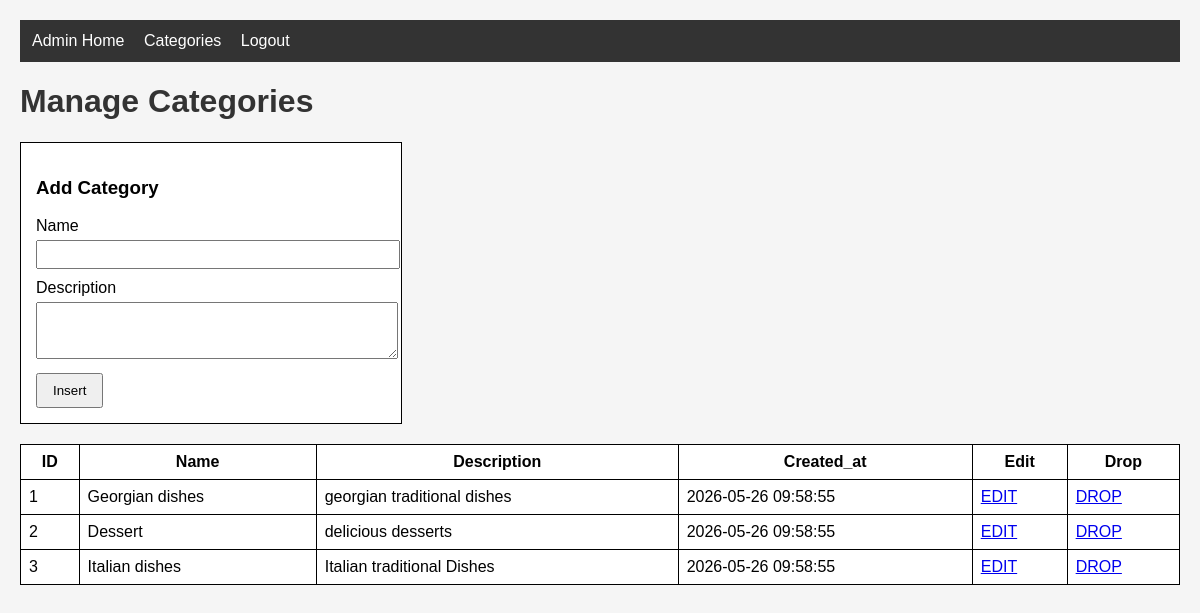
Screenshot of /admin/categories.php (signed in) with the database file from the repository.
### tables this page shows
CREATE TABLE `categories` (
  `id` int(11) NOT NULL,
  `name` varchar(100) NOT NULL,
  `description` text DEFAULT NULL,
  `created_at` timestamp NOT NULL DEFAULT current_timestamp(),
  `updated_at` timestamp NULL DEFAULT NULL,
  `deleted_at` timestamp NULL DEFAULT NULL
);

### admin/categories.php (the view, shortened to what this page needs)
<?php
require_once __DIR__ . "/../config.php";
$select_query = "SELECT * FROM categories WHERE deleted_at IS NULL";
$result = mysqli_query($connect, $select_query);
$data = mysqli_fetch_all($result, MYSQLI_ASSOC);
$edit_row = null;
?>
<!DOCTYPE html>
<html lang="en">
<head>
    <link rel="stylesheet" href="../style.css">
</head>
<body>
    <nav>
        <a href="index.php">Admin Home</a>
        <a href="categories.php">Categories</a>
        <a href="../logout.php">Logout</a>
    </nav>
    <h1>Manage Categories</h1>
    <?php if ($edit_row) { ?>
        <form method="post">
            <h3>Edit Category</h3>
            <input type="hidden" name="id" value="<?= $edit_row['id'] ?>">
            <label>Name</label>
            <input type="text" name="name" value="<?= $edit_row['name'] ?>" required>
            <label>Description</label>
            <textarea name="description" rows="3"><?= $edit_row['description'] ?></textarea>
            <button type="submit" name="update_button">Update</button>
            <a href="categories.php">Cancel</a>
        </form>
    <?php } else { ?>
        <form method="post">
            <h3>Add Category</h3>
            <label>Name</label>
            <input type="text" name="name" required>
            <label>Description</label>
            <textarea name="description" rows="3"></textarea>
            <button type="submit" name="insert_button">Insert</button>
        </form>
    <?php } ?>
    <table>
        <tr>
            <th>ID</th>
            <th>Name</th>
            <th>Description</th>
            <th>Created_at</th>
            <th>Edit</th>
            <th>Drop</th>
        </tr>
        <?php foreach ($data as $row) { ?>
        <tr>
            <td><?= $row['id'] ?></td>
            <td><?= $row['name'] ?></td>
            <td><?= $row['description'] ?></td>
            <td><?= $row['created_at'] ?></td>
            <td><a href="?id=<?= $row['id'] ?>">EDIT</a></td>
            <td><a href="?drop=<?= $row['id'] ?>">DROP</a></td>
        </tr>
        <?php } ?>
    </table>
</body>
</html>

### style.css (style rules this page uses)
body { font-family: Arial, sans-serif; margin: 20px; background: #f5f5f5; }
nav { background: #333; padding: 12px; margin-bottom: 20px; }
nav a { color: white; margin-right: 15px; text-decoration: none; }
h1, h2 { color: #333; }
table { border: solid 1px black; border-collapse: collapse; width: 100%; margin-bottom: 25px; background: white; }
table td, table th { border: solid 1px black; padding: 8px; }
form { width: 350px; border: solid 1px black; padding: 15px; margin-bottom: 20px; background: white; }
form label { display: block; margin-bottom: 5px; }
form input, form select, form textarea { width: 100%; margin-bottom: 10px; padding: 5px; }
button, .btn { padding: 8px 15px; cursor: pointer; }

### rows the page displays
categories: id "1", name "Georgian dishes", description "georgian traditional dishes", created_at "2026-05-26 09:58:55"
categories: id "2", name "Dessert", description "delicious desserts", created_at "2026-05-26 09:58:55"
categories: id "3", name "Italian dishes", description "Italian traditional Dishes", created_at "2026-05-26 09:58:55"
